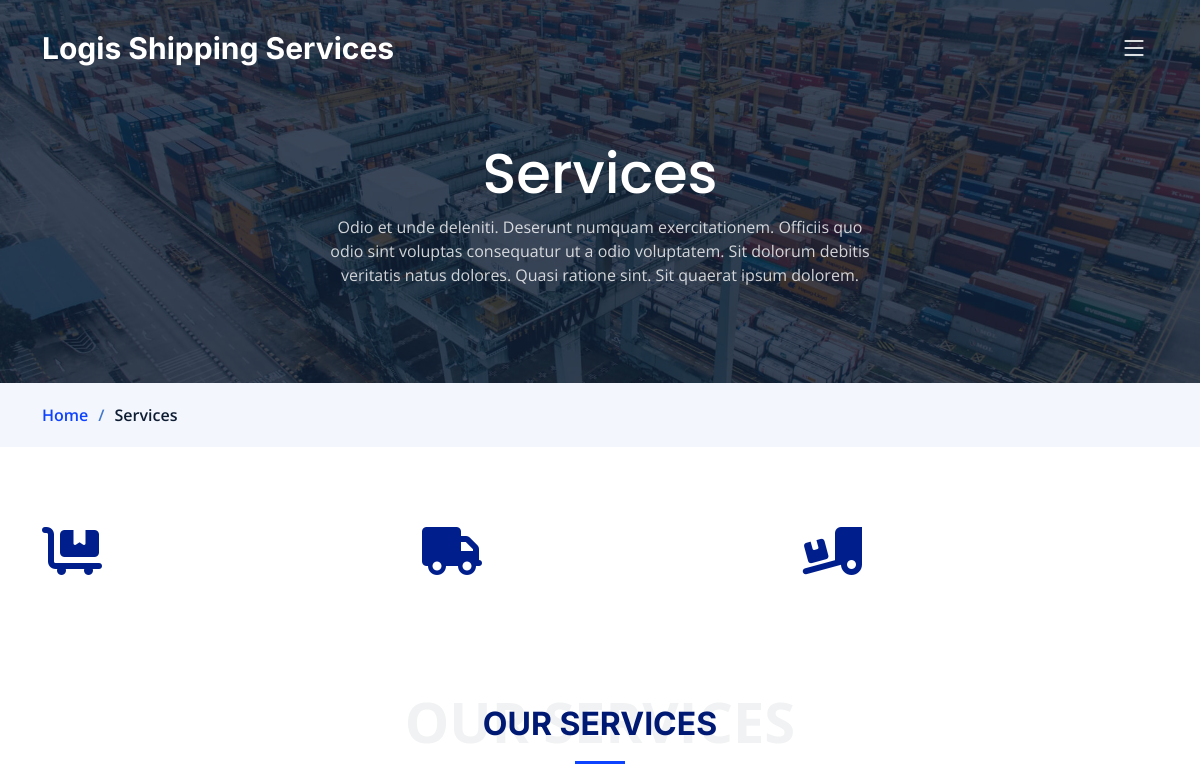
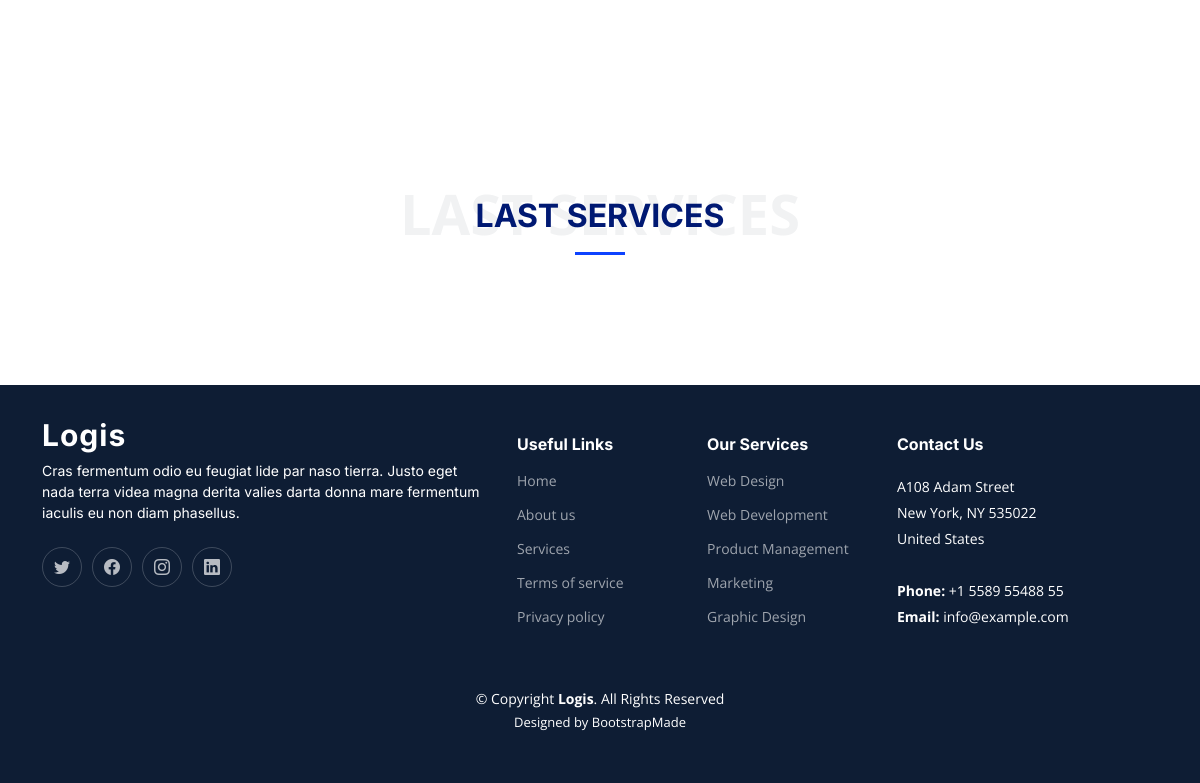
Before: /Services/ with the older database file (2 pictures, top to bottom).
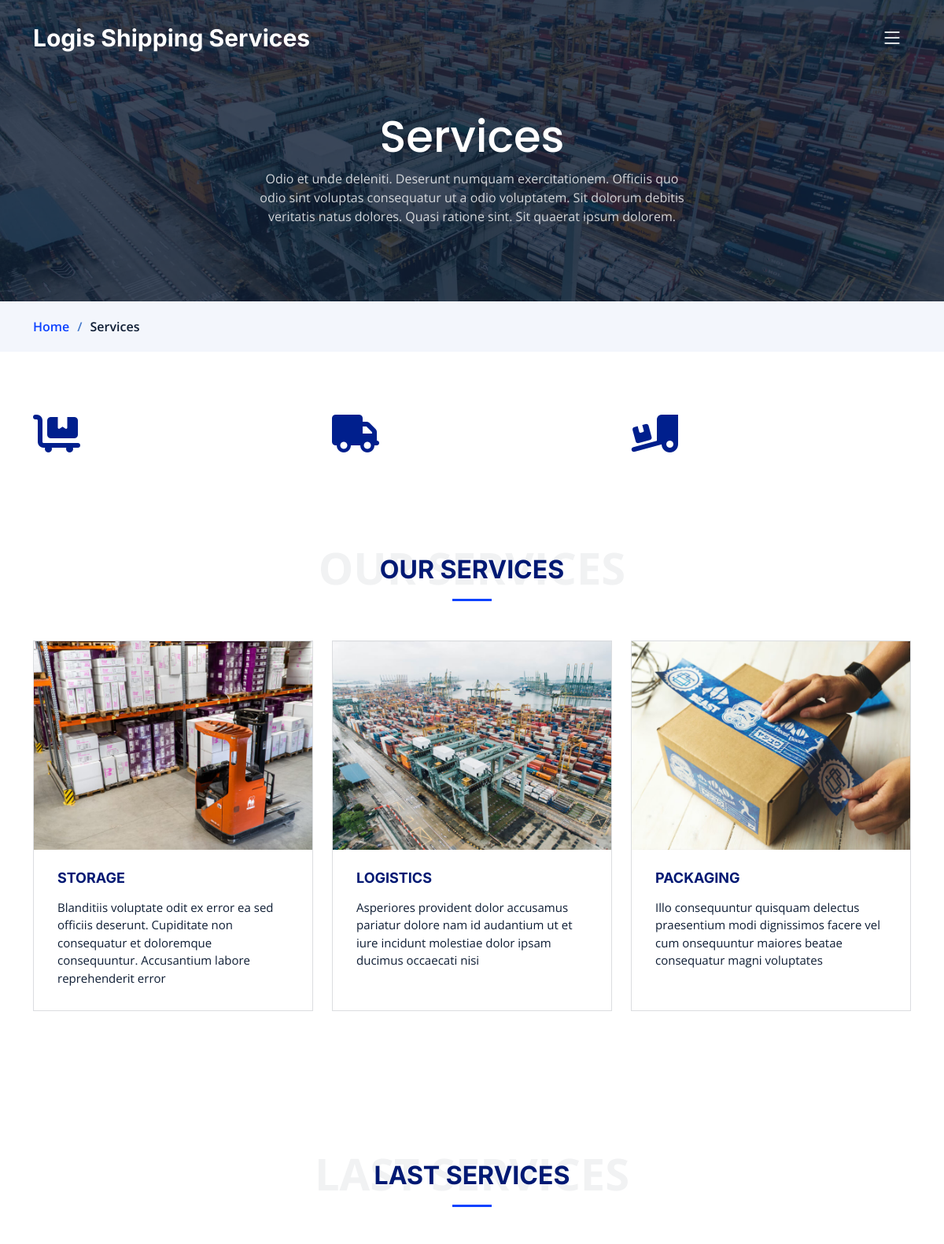
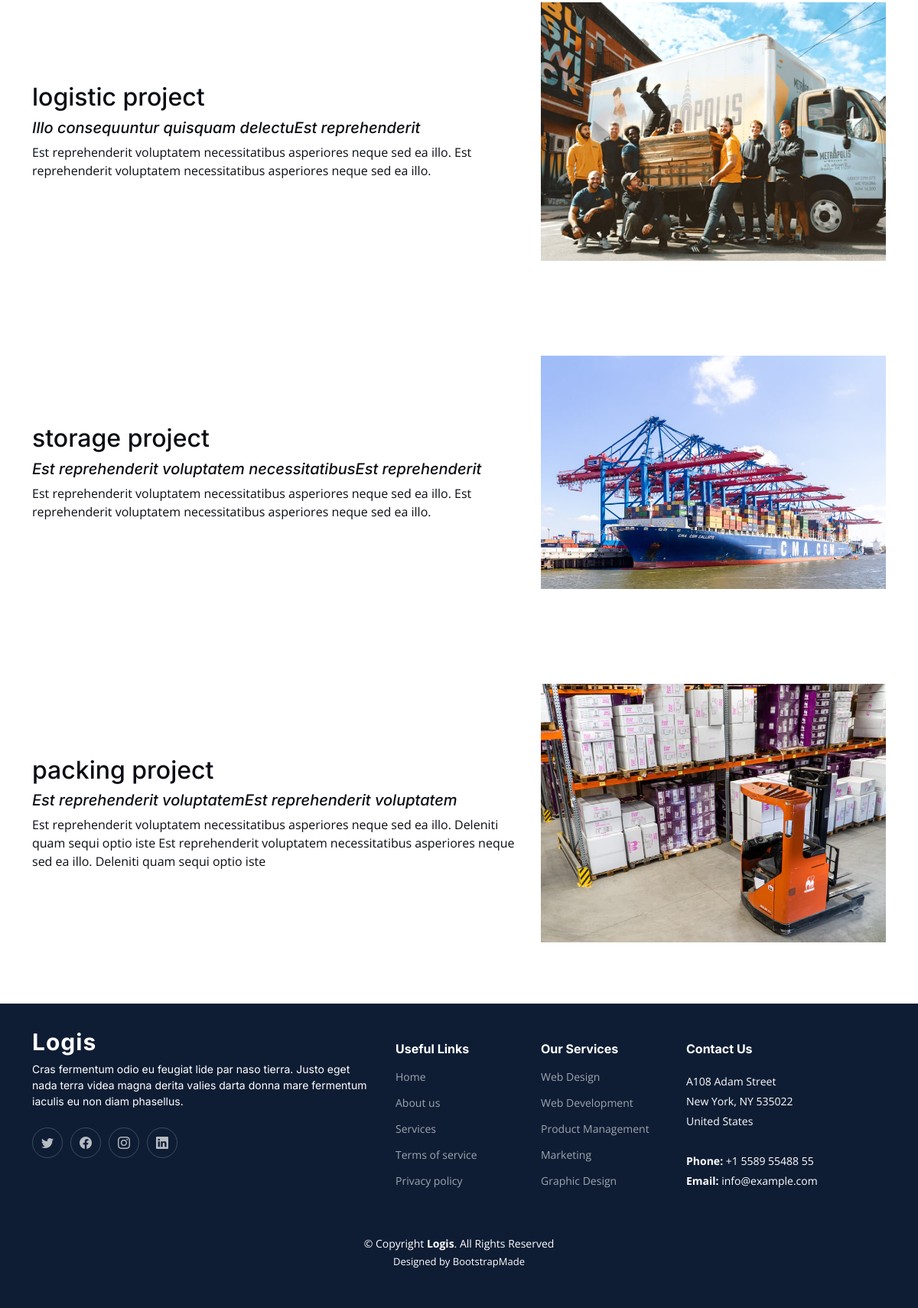
After: the same page with the newer database file (2 pictures, top to bottom).
### service/models.py (models this page shows, shortened)
class Service(models.Model):
    name=models.CharField( max_length=50)
    title= models.CharField(max_length=200)
    subtitle=models.TextField(max_length=500)
    description=models.TextField(max_length=10000)
    ser_image=models.ImageField(upload_to='Service')
    det_image=models.ImageField( upload_to='Service',blank=True,null=True)
    slug=models.SlugField(null=True,blank=True)
    def __str__(self) :
        return str(self.name)

class LastService(models.Model):
    service=models.ForeignKey(Service, related_name='Last_Service', on_delete=models.CASCADE)
    title = models.CharField(max_length = 150)
    subtitle=models.TextField(max_length=300)
    description = models.TextField(max_length=5000)
    image = models.ImageField(upload_to='LastService')

### service/views.py (the view)
# urls.py: path('Services/', ServiceList.as_view(), name='Service_list'),
class ServiceList(ListView):
    model = Service
    extra_context = {
        'lasts': LastService.objects.all(),
    }

### service/templates/service/service_list.html (shortened to what this page needs)
{% extends 'base.html' %}
{% load static %}
{% block body%}
<main id="main">
  <div class="breadcrumbs">
    <div class="page-header d-flex align-items-center" style="background-image: url('assets/img/page-header.jpg');">
      <div class="container position-relative">
        <div class="row d-flex justify-content-center">
          <div class="col-lg-6 text-center">
            <h2>Services</h2>
            <p>Odio et unde deleniti. Deserunt numquam exercitationem. Officiis quo odio sint voluptas consequatur ut a
              odio voluptatem. Sit dolorum debitis veritatis natus dolores. Quasi ratione sint. Sit quaerat ipsum
              dolorem.</p>
          </div>
        </div>
      </div>
    </div>
    <nav>
      <div class="container">
        <ol>
          <li><a href="index.html">Home</a></li>
          <li>Services</li>
        </ol>
      </div>
    </nav>
  </div>
  <section id="featured-services" class="featured-services">
    <div class="container">
      <div class="row gy-4">
        <div class="col-lg-4 col-md-6 service-item d-flex" data-aos="fade-up">
          <div class="icon flex-shrink-0"><i class="fa-solid fa-cart-flatbed"></i></div>
        </div>
        <div class="col-lg-4 col-md-6 service-item d-flex" data-aos="fade-up" data-aos-delay="100">
          <div class="icon flex-shrink-0"><i class="fa-solid fa-truck"></i></div>
        </div>
        <div class="col-lg-4 col-md-6 service-item d-flex" data-aos="fade-up" data-aos-delay="200">
          <div class="icon flex-shrink-0"><i class="fa-solid fa-truck-ramp-box"></i></div>
        </div>
      </div>
    </div>
  </section>
  <section id="service" class="services pt-0">
    <div class="container" data-aos="fade-up">
      <div class="section-header">
        <h2>Our Services</h2>
      </div>
      <div class="row gy-4">
        {% for item in object_list %}
        <div class="col-lg-4 col-md-6" data-aos="fade-up" data-aos-delay="100">
          <div class="card">
            <div class="card-img">
              <img src="{{item.ser_image.url}}" alt="" class="img-fluid">
            </div>
            <h3><a href="{% url 'services:Service_detail' item.slug %}" class="stretched-link">{{item}}</a></h3>
            <p>{{item.subtitle}}</p>
          </div>
        </div>
        {% endfor %}
      </div>
    </div>
  </section>
  <section id="features" class="features">
    <div class="container">
      <div class="section-header">
        <h2>Last Services</h2>
      </div>
      {%for item in lasts %}
      <div class="row gy-4 align-items-center features-item" data-aos="fade-up">
        <div class="col-md-5 order-1 order-md-2">
          <img src="{{item.image.url}}" class="img-fluid" alt="">
        </div>
        <div class="col-md-7 order-2 order-md-1">
          <h2>{{item.title}}</h2>
          <h5 class="fst-italic">
            {{item.subtitle}}
          </h5>
          <p>
            {{item.description}}
          </p>
        </div>
      </div>
      {%endfor%}
    </div>
  </section>
</main>
{% endblock %}

### templates/base.html (shortened to what this page needs)
{% load static %}
<!DOCTYPE html>
<html lang="en">
<head>
  <link href="{% static 'assets/vendor/bootstrap/css/bootstrap.min.css' %}" rel="stylesheet">
  <link href="{% static 'assets/vendor/bootstrap-icons/bootstrap-icons.css' %}" rel="stylesheet">
  <link href="{% static 'assets/vendor/fontawesome-free/css/all.min.css' %}" rel="stylesheet">
  <link href="{% static 'assets/vendor/glightbox/css/glightbox.min.css' %}" rel="stylesheet">
  <link href="{% static 'assets/vendor/swiper/swiper-bundle.min.css' %}" rel="stylesheet">
  <link href="{% static 'assets/vendor/aos/aos.css' %}" rel="stylesheet">
  <link href="{% static 'assets/css/main.css' %}" rel="stylesheet">
</head>
<body>
  <header id="header" class="header d-flex align-items-center fixed-top">
    <div class="container-fluid container-xl d-flex align-items-center justify-content-between">
      <a href="index.html" class="logo d-flex align-items-center">
        <h1>Logis Shipping Services</h1>
      </a>
      <i class="mobile-nav-toggle mobile-nav-show bi bi-list"></i>
    </div>
  </header>
  {% block body%}
  {% endblock %}
    <footer id="footer" class="footer">
      <div class="container">
        <div class="row gy-4">
          <div class="col-lg-5 col-md-12 footer-info">
            <a href="index.html" class="logo d-flex align-items-center">
              <span>Logis</span>
            </a>
            <p>Cras fermentum odio eu feugiat lide par naso tierra. Justo eget nada terra videa magna derita valies
              darta
              donna mare fermentum iaculis eu non diam phasellus.</p>
            <div class="social-links d-flex mt-4">
              <a href="#" class="twitter"><i class="bi bi-twitter"></i></a>
              <a href="#" class="facebook"><i class="bi bi-facebook"></i></a>
              <a href="#" class="instagram"><i class="bi bi-instagram"></i></a>
              <a href="#" class="linkedin"><i class="bi bi-linkedin"></i></a>
            </div>
          </div>
          <div class="col-lg-2 col-6 footer-links">
            <h4>Useful Links</h4>
            <ul>
              <li><a href="#">Home</a></li>
              <li><a href="#">About us</a></li>
              <li><a href="#">Services</a></li>
              <li><a href="#">Terms of service</a></li>
              <li><a href="#">Privacy policy</a></li>
            </ul>
          </div>
          <div class="col-lg-2 col-6 footer-links">
            <h4>Our Services</h4>
            <ul>
              <li><a href="#">Web Design</a></li>
              <li><a href="#">Web Development</a></li>
              <li><a href="#">Product Management</a></li>
              <li><a href="#">Marketing</a></li>
              <li><a href="#">Graphic Design</a></li>
            </ul>
          </div>
          <div class="col-lg-3 col-md-12 footer-contact text-center text-md-start">
            <h4>Contact Us</h4>
            <p>
              A108 Adam Street <br>
              New York, NY 535022<br>
              United States <br><br>
              <strong>Phone:</strong> +1 5589 55488 55<br>
              <strong>Email:</strong> info@example.com<br>
            </p>
          </div>
        </div>
      </div>
      <div class="container mt-4">
        <div class="copyright">
          &copy; Copyright <strong><span>Logis</span></strong>. All Rights Reserved
        </div>
        <div class="credits">
          Designed by <a href="https://bootstrapmade.com/">BootstrapMade</a>
        </div>
      </div>
    </footer>
</body>
</html>

Changed rows visible on the page:
added Service: ser_image (picture), name "STORAGE", subtitle "Blanditiis voluptate odit ex error ea sed officiis deserunt. Cupiditate non consequatur et doloremque consequuntur. Accusantium labore reprehenderit error"
added Service: ser_image (picture), name "LOGISTICS", subtitle "Asperiores provident dolor accusamus pariatur dolore nam id audantium ut et iure incidunt molestiae dolor ipsam ducimus occaecati nisi"
added Service: ser_image (picture), name "PACKAGING", subtitle "Illo consequuntur quisquam delectus praesentium modi dignissimos facere vel cum onsequuntur maiores beatae consequatur magni voluptates"
added LastService: image (picture), title "logistic project", subtitle "Illo consequuntur quisquam delectuEst reprehenderit", description "Est reprehenderit voluptatem necessitatibus asperiores neque sed ea illo. Est reprehenderit voluptatem necessitatibus asperiores neque sed ea illo."
added LastService: image (picture), title "storage project", subtitle "Est reprehenderit voluptatem necessitatibusEst reprehenderit", description "Est reprehenderit voluptatem necessitatibus asperiores neque sed ea illo. Est reprehenderit voluptatem necessitatibus asperiores neque sed ea illo."
added LastService: image (picture), title "packing project", subtitle "Est reprehenderit voluptatemEst reprehenderit voluptatem", description "Est reprehenderit voluptatem necessitatibus asperiores neque sed ea illo. Deleniti quam sequi optio iste Est reprehenderit voluptatem necessitatibus asperiores neque sed ea illo. Deleniti quam sequi optio iste"
